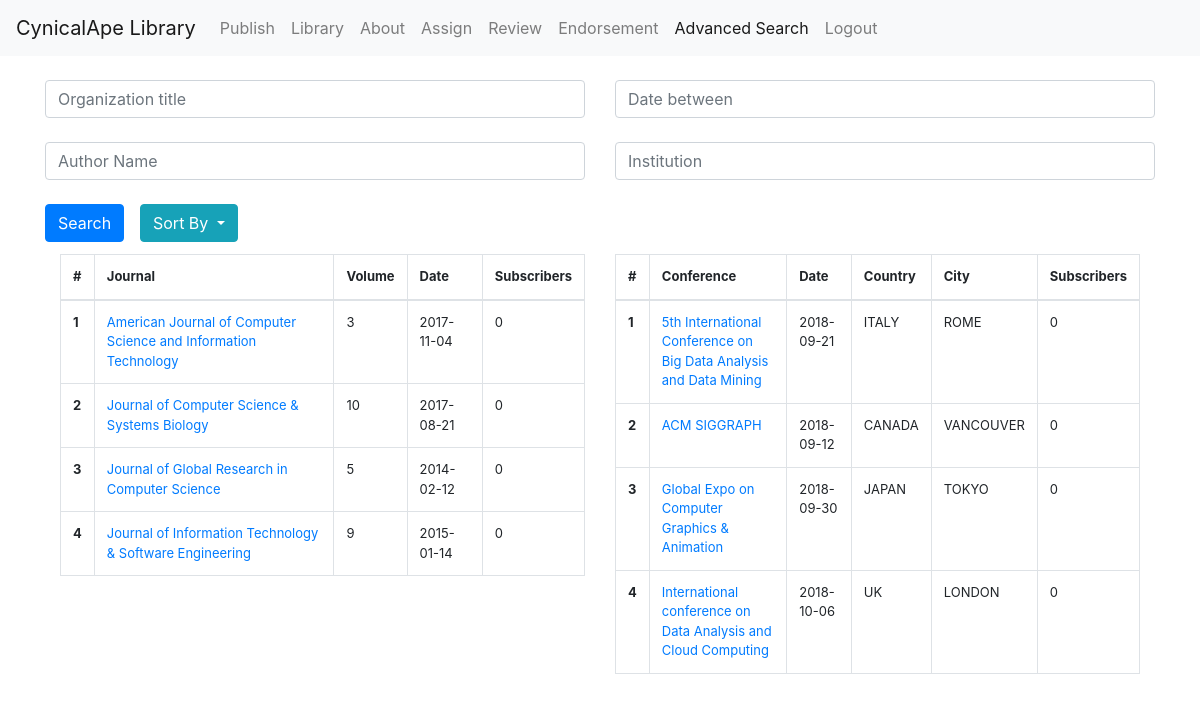
Screenshot of /code/advancedSearchPageConf.php with the database file from the repository.
### tables this page shows
CREATE TABLE journals (
	journalID INT UNSIGNED NOT NULL,
	volume INT,
	journalDate DATE NOT NULL,
	subscriber_count INT DEFAULT 0,
	PRIMARY KEY (journalID, journalDate),
	FOREIGN KEY(journalID)
		REFERENCES organizations(ID)
		ON DELETE CASCADE
);

CREATE TABLE organizations (
	ID INT UNSIGNED AUTO_INCREMENT PRIMARY KEY,
	title VARCHAR(120) NOT NULL,
	creation_date TIMESTAMP DEFAULT CURRENT_TIMESTAMP
);

CREATE TABLE conferences(
	conferenceID INT UNSIGNED NOT NULL,
	conferenceDate DATE NOT NULL UNIQUE,
	subscriber_count INT DEFAULT 0,
	country VARCHAR(50) NOT NULL,
	city_name VARCHAR(50) NOT NULL,
	weblink VARCHAR(100),
	PRIMARY KEY (conferenceID, conferenceDate),
	FOREIGN KEY (conferenceID)
		REFERENCES organizations(ID)
		ON DELETE CASCADE
);

### code/conferencesearchresult.php (the view, shortened to what this page needs)
<?php
include 'connection.php';
$orderbykey = "title";
$whereclaus = "";
$sql = "SELECT title, conferenceDate, country, city_name, subscriber_count
            FROM conferences JOIN organizations ON ID = conferenceID
            $whereclaus
            ORDER BY $orderbykey;";
$result = $conn->query($sql);
echo "<table class = 'table table-bordered table-hover'>";
echo "<thead>";
echo "<tr>";
echo "<th scope='col'>#</th>";
echo "<th scope='col'>Conference</th>";
echo "<th scope='col'>Date</th>";
echo "<th scope='col'>Country</th>";
echo "<th scope='col'>City</th>";
echo "<th scope='col'>Subscribers</th>";
echo "</tr>";
echo "</thead>";
echo "<tbody>";
if ($result->num_rows > 0) {
    $rowcount = 0;
    while($row = $result->fetch_assoc()) {
        $title = $row['title'];
        $conferenceDate= $row['conferenceDate'];
        $country = $row['country'];
        $city_name = $row['city_name'];
        $subscriber_count = $row['subscriber_count'];
        $rowcount = $rowcount + 1;
        echo "<tr>";
        echo "<th scope='row'>$rowcount</th>";
        echo "<td><a href='infopage.php?info=$title'>$title</a></td>";
        echo "<td> $conferenceDate</td>";
        echo "<td> $country </td>";
        echo "<td> $city_name </td>";
        echo "<td> $subscriber_count </td>";
        echo "</tr>";
    }
    echo "</tbody>";
    echo "</table>";
} else {
    echo "</tbody>";
    echo "</table>";
    echo "<p align='center'> No result with that title </p>";
}
?>

### code/advancedSearchPageConf.php (shortened to what this page needs)
<!DOCTYPE html>
<html>
<head>
        <link rel="stylesheet" href="https://cdnjs.cloudflare.com/ajax/libs/font-awesome/4.7.0/css/font-awesome.min.css">
        <link rel="stylesheet" href="https://maxcdn.bootstrapcdn.com/bootstrap/4.0.0/css/bootstrap.min.css">
        <link rel="stylesheet" type="text/css" href="random.css">
</head>
<body>
        <nav class="navbar navbar-expand-lg navbar-light bg-light">
                <a class="navbar-brand" href="about.php">CynicalApe Library</a>
                <div class="collapse navbar-collapse" id="navbarNavDropdown">
                        <u2 class="navbar-nav">
                                <li class="nav-item">
                                        <a class="nav-link" href="publish.php">Publish</a>
                                </li>
								<li class="nav-item">
                                        <a class="nav-link" href="library.php">Library</a>
                                </li>
                                <li class="nav-item">
                                        <a class="nav-link" href="about.php">About</a>
                                </li>
                                <li class="nav-item">
                                        <a class="nav-link" href="assign.php">Assign</a>
                                </li>
                                  <li class="nav-item">
                                        <a class="nav-link" href="review.php">Review</a>
                                </li>
                                 <li class="nav-item">
                                        <a class="nav-link" href="endorsement.php">Endorsement</a>
                                </li>
                                <li class="nav-item active">
                                        <a class="nav-link" href="advancedSearchPageConf.php">Advanced Search</a>
                                </li>
								<li class="nav-item">
                                        <a class="nav-link" href="about.php">Logout</a>
                                </li>
                        </u2>
                </div>
        </nav>
<body>
<br>
<div class="container">
    <form action="library.php" method="post">
        <div class="row">
            <div class="col-sm-6">
                <input class="form-control" id="searchbar" type="text" placeholder="Organization title">
            </div>
            <div class="col-sm-6">
                <input class="form-control" id="searchbar" type="text" placeholder="Date between">
            </div>
        </div>
    </form>
</div>
<br>
<div class="container">
    <form action="library.php" method="post">
        <div class="row">
            <div class="col-sm-6">
                <input class="form-control" id="searchbar" type="text" placeholder="Author Name">
            </div>
            <div class="col-sm-6">
                <input class="form-control" id="searchbar" type="text" placeholder="Institution">
            </div>
        </div>
    </form>
</div>
<br>
<div class="container">
<div class="row">
<div class="col-sm-1">
    <button type="reset" class="btn btn-primary" onclick="searchfunk()">Search</button>
</div>
<div class="col-sm-1">
    <div class="btn-group">
        <button type="button" class="btn btn-info dropdown-toggle" data-toggle="dropdown" aria-haspopup="true" aria-expanded="false">
            Sort By
        </button>
    </div>
</div>
</div>
</div>
<div class="my-table">
    <div class="row">
        <div class="col-xl-6 col-lg-12">
            <div class="table-responsive">
                <?php
                include 'journalsearchresult.php';?>
            </div>
        </div>
        <div class="col-xl-6 col-lg-12">
            <div class="table-responsive">
                <?php
                include 'conferencesearchresult.php';?>
            </div>
        </div>
    </div>
</div>
</body>
</html>

### code/journalsearchresult.php (shortened to what this page needs)
    <?php
    include 'connection.php';
$orderbykey = "title";
$whereclaus = "";
$sql = "SELECT title, volume, journalDate, subscriber_count
            FROM journals JOIN organizations ON ID = journalID
            $whereclaus
            ORDER BY $orderbykey;";
	$result = $conn->query($sql);
echo "<table class = 'table table-bordered table-hover'>";
echo "<thead>";
echo "<tr>";
echo "<th scope='col'>#</th>";
echo "<th scope='col'>Journal</th>";
echo "<th scope='col'>Volume</th>";
echo "<th scope='col'>Date</th>";
echo "<th scope='col'>Subscribers</th>";
echo "</tr>";
echo "</thead>";
echo "<tbody>";
	if ($result->num_rows > 0) {
		$rowcount = 0;
		while($row = $result->fetch_assoc()) {
		    $title = $row['title'];
		    $volume = $row['volume'];
		    $journalDate = $row['journalDate'];
		    $subsCount = $row['subscriber_count'];
			$rowcount = $rowcount + 1;
			echo "<tr>";
			echo "<th scope='row'>$rowcount</th>";
			echo "<td><a href='infopage.php?info=$title'>$title</a></td>";
			echo "<td> $volume</td>";
			echo "<td> $journalDate </td>";
			echo "<td> $subsCount </td>";
			echo "</tr>";
		}
        echo "</tbody>";
        echo "</table>";
	} else {
        echo "</tbody>";
        echo "</table>";
        echo "<p align='center'> No result with that title </p>";
	}
?>

### code/random.css (style rules this page uses)
.my-table { font-size: small; margin-top: 1%; margin-right: 5%; margin-left: 5%; }

### code/advancedSearchPageConf.php (style rules this page uses)
body { margin:0; }
li { float: left; }
li a { display: block; color: white; text-align: center; padding: 14px 16px; text-decoration: none; }

### rows the page displays
journals: journalID.title "American Journal of Computer Science and Information Technology", volume "3", journalDate "2017-11-04", subscriber_count "0"
journals: journalID.title "Journal of Computer Science & Systems Biology", volume "10", journalDate "2017-08-21", subscriber_count "0"
journals: journalID.title "Journal of Global Research in Computer Science", volume "5", journalDate "2014-02-12", subscriber_count "0"
journals: journalID.title "Journal of Information Technology & Software Engineering", volume "9", journalDate "2015-01-14", subscriber_count "0"
conferences: conferenceID.title "5th International Conference on Big Data Analysis and Data Mining", conferenceDate "2018-09-21", country "ITALY", city_name "ROME", subscriber_count "0"
conferences: conferenceID.title "ACM SIGGRAPH", conferenceDate "2018-09-12", country "CANADA", city_name "VANCOUVER", subscriber_count "0"
conferences: conferenceID.title "Global Expo on Computer Graphics & Animation", conferenceDate "2018-09-30", country "JAPAN", city_name "TOKYO", subscriber_count "0"
conferences: conferenceID.title "International conference on Data Analysis and Cloud Computing", conferenceDate "2018-10-06", country "UK", city_name "LONDON", subscriber_count "0"
